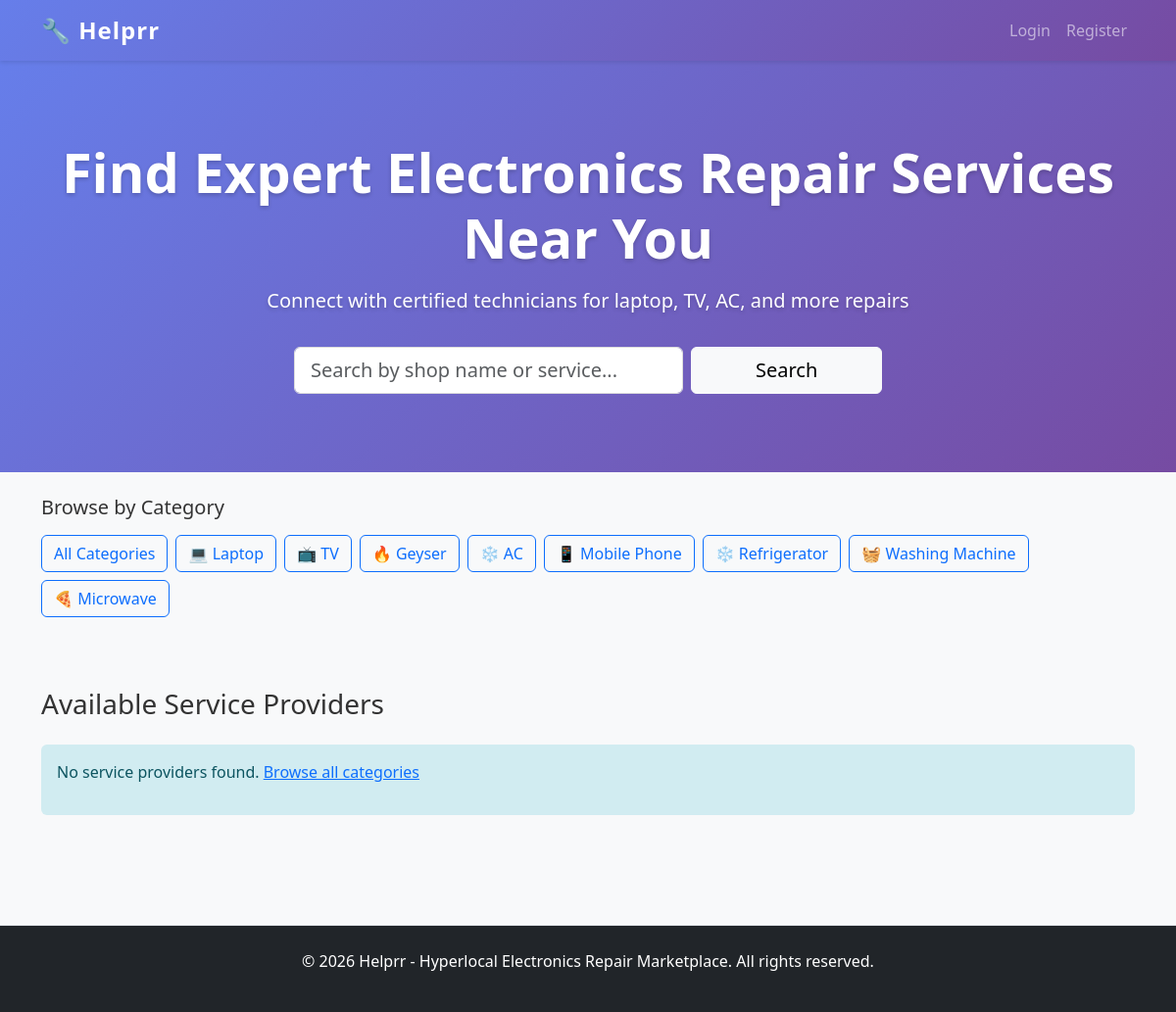
The page / on the database its author committed.
### tables this page shows
CREATE TABLE electronics_categories (
    id INT PRIMARY KEY AUTO_INCREMENT,
    name VARCHAR(50) UNIQUE NOT NULL,
    icon VARCHAR(255)
);

### config/security.php (called while the page is built, shortened)
<?php
function sanitize($data) {
    return htmlspecialchars($data, ENT_QUOTES, 'UTF-8');
}
function isLoggedIn() {
    return isset($_SESSION['user_id']) && !empty($_SESSION['user_id']);
}
?>

### public/index.php (the view, shortened to what this page needs)
<?php
require '../config/db.php';
require '../config/security.php';
$categories = $pdo->query('SELECT * FROM electronics_categories')->fetchAll();
$search_query = $_GET['search'] ?? '';
$sql = 'SELECT sp.*, u.name, u.profile_image,
                COALESCE(AVG(r.rating), 0) as avg_rating,
                COUNT(r.id) as review_count
        FROM service_providers sp
        JOIN users u ON sp.user_id = u.id
        LEFT JOIN reviews r ON sp.id = r.provider_id
        WHERE sp.approved = 1';
$params = [];
$sql .= ' GROUP BY sp.id ORDER BY avg_rating DESC LIMIT 50';
$stmt = $pdo->prepare($sql);
$stmt->execute($params);
$providers = $stmt->fetchAll();
?>
<!DOCTYPE html>
<html lang="en">
<head>
    <link href="https://cdn.jsdelivr.net/npm/bootstrap@5.3.0/dist/css/bootstrap.min.css" rel="stylesheet">
    <link rel="stylesheet" href="../assets/css/styles.css">
</head>
<body>
    <nav class="navbar navbar-expand-lg navbar-dark" style="background: linear-gradient(135deg, #667eea 0%, #764ba2 100%);">
        <div class="container">
            <a class="navbar-brand fw-bold fs-4" href="/public/index.php">🔧 Helprr</a>
            <div class="collapse navbar-collapse" id="navbarNav">
                <ul class="navbar-nav ms-auto">
                    <?php if (isLoggedIn()): ?>
                        <li class="nav-item">
                            <span class="nav-link">Welcome, <?= sanitize($_SESSION['username']) ?></span>
                        </li>
                        <?php if (getUserRole() === 'shop'): ?>
                            <li class="nav-item">
                                <a class="nav-link" href="/services/manage_services.php">My Services</a>
                            </li>
                        <?php endif; ?>
                        <?php if (getUserRole() === 'admin'): ?>
                            <li class="nav-item">
                                <a class="nav-link" href="/admin/dashboard.php">Admin Panel</a>
                            </li>
                        <?php endif; ?>
                        <li class="nav-item">
                            <a class="nav-link" href="/auth/logout.php">Logout</a>
                        </li>
                    <?php else: ?>
                        <li class="nav-item">
                            <a class="nav-link" href="/auth/login.php">Login</a>
                        </li>
                        <li class="nav-item">
                            <a class="nav-link" href="/auth/register.php">Register</a>
                        </li>
                    <?php endif; ?>
                </ul>
            </div>
        </div>
    </nav>
    <section class="hero-section" style="background: linear-gradient(135deg, #667eea 0%, #764ba2 100%); color: white; padding: 4rem 0; text-align: center;">
        <div class="container">
            <h1 class="display-4 fw-bold mb-3">Find Expert Electronics Repair Services Near You</h1>
            <p class="lead mb-4">Connect with certified technicians for laptop, TV, AC, and more repairs</p>
            <form method="GET" action="" class="search-form">
                <div class="row g-2">
                    <div class="col-md-8">
                        <input type="text" class="form-control form-control-lg" name="search" placeholder="Search by shop name or service..." value="<?= sanitize($search_query) ?>">
                    </div>
                    <div class="col-md-4">
                        <button type="submit" class="btn btn-light btn-lg w-100">Search</button>
                    </div>
                </div>
            </form>
        </div>
    </section>
    <section class="py-4" style="background: #f8f9fa;">
        <div class="container">
            <h5 class="mb-3">Browse by Category</h5>
            <div class="d-flex flex-wrap gap-2">
                <a href="?category=" class="btn btn-outline-primary">All Categories</a>
                <?php foreach ($categories as $cat): ?>
                    <a href="?category=<?= $cat['id'] ?>" class="btn btn-outline-primary">
                        <?= sanitize($cat['icon']) ?> <?= sanitize($cat['name']) ?>
                    </a>
                <?php endforeach; ?>
            </div>
        </div>
    </section>
    <section class="py-5">
        <div class="container">
            <h3 class="mb-4">Available Service Providers</h3>
            <?php if (empty($providers)): ?>
                <div class="alert alert-info">
                    <p>No service providers found. <a href="?category=">Browse all categories</a></p>
                </div>
            <?php endif; ?>
        </div>
    </section>
    <footer class="bg-dark text-white text-center py-4 mt-5">
        <div class="container">
            <p>&copy; 2026 Helprr - Hyperlocal Electronics Repair Marketplace. All rights reserved.</p>
        </div>
    </footer>
</body>
</html>

### assets/css/styles.css (style rules this page uses)
:root { --primary-color: #667eea; --secondary-color: #764ba2; --success-color: #28a745; --danger-color: #dc3545; --warning-color: #ffc107; --info-color: #17a2b8; }
* { margin: 0; padding: 0; box-sizing: border-box; }
body { font-family: 'Segoe UI', Tahoma, Geneva, Verdana, sans-serif; background: #f8f9fa; color: #333; }
.navbar { box-shadow: 0 2px 4px rgba(0, 0, 0, 0.1); }
.navbar-brand { font-size: 1.5rem; letter-spacing: 1px; }
.hero-section { padding: 5rem 0 !important; text-shadow: 0 2px 4px rgba(0, 0, 0, 0.2); }
.hero-section h1 { font-weight: 700; margin-bottom: 1rem; }
.search-form { max-width: 600px; margin: 2rem auto 0; }
.btn { border-radius: 6px; font-weight: 500; transition: all 0.3s ease; }
.form-control, .form-select { border-radius: 6px; border: 1px solid #ddd; transition: border-color 0.3s ease, box-shadow 0.3s ease; }
.alert { border-radius: 6px; border: none; }
.alert-info { background: #d1ecf1; color: #0c5460; }
footer { margin-top: auto; border-top: 1px solid #dee2e6; }
.card, .alert { animation: fadeIn 0.3s ease; }

### rows shown on the page
electronics_categories: icon "💻", name "Laptop"
electronics_categories: icon "📺", name "TV"
electronics_categories: icon "🔥", name "Geyser"
electronics_categories: icon "❄️", name "AC"
electronics_categories: icon "📱", name "Mobile Phone"
electronics_categories: icon "❄️", name "Refrigerator"
electronics_categories: icon "🧺", name "Washing Machine"
electronics_categories: icon "🍕", name "Microwave"
